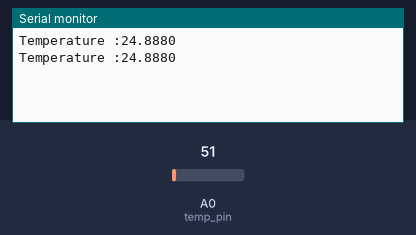
Recording of a sketch running on a simulated Arduino Uno, built with avr-gcc and run on an emulated ATmega328P. On the bench: the last lines printed to the serial monitor. The test bench sets the inputs (shaded band); at power-on: A0 (temp_pin) = 51.

Above: at 2.8 s.
2.9 s: A0 (temp_pin) set to 61
At 5.2 s:
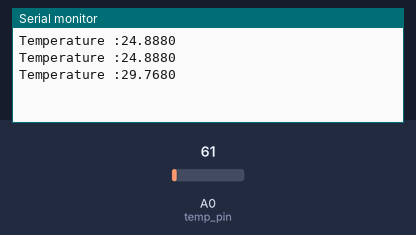
5.6 s: A0 (temp_pin) set to 71
At 6.9 s:
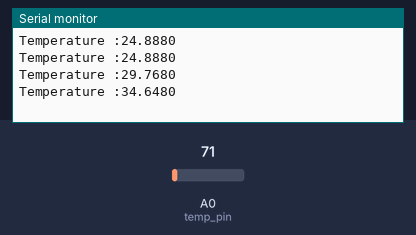
Timing chart, 0 to 8.6 s (numbered marks = the images above; inputs shaded):
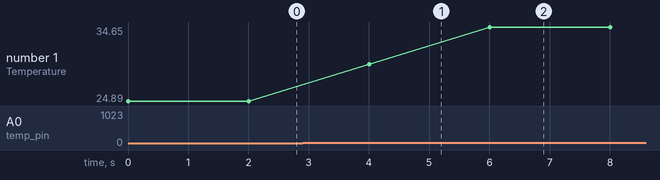

Measured:
- after the input at 2.9 s, the serial monitor: prints a new line after 1.1 s (image 1)
- after the input at 5.6 s, the serial monitor: prints a new line after 0.40 s (image 2)
- plotted number 1: 24.89 → 29.77 after the input at 2.9 s, 29.77 → 34.65 after the input at 5.6 s

The sketch:

Temp.ino
```cpp
int temp_pin =A0;
float temp;

void setup()
{
  pinMode(temp_pin,INPUT);
  Serial.begin(9600);
}

void loop()
{
  temp=analogRead(temp_pin)*0.00488*100;
  Serial.print("Temperature :");
  Serial.println(temp,4);
  delay(2000);
}
```
